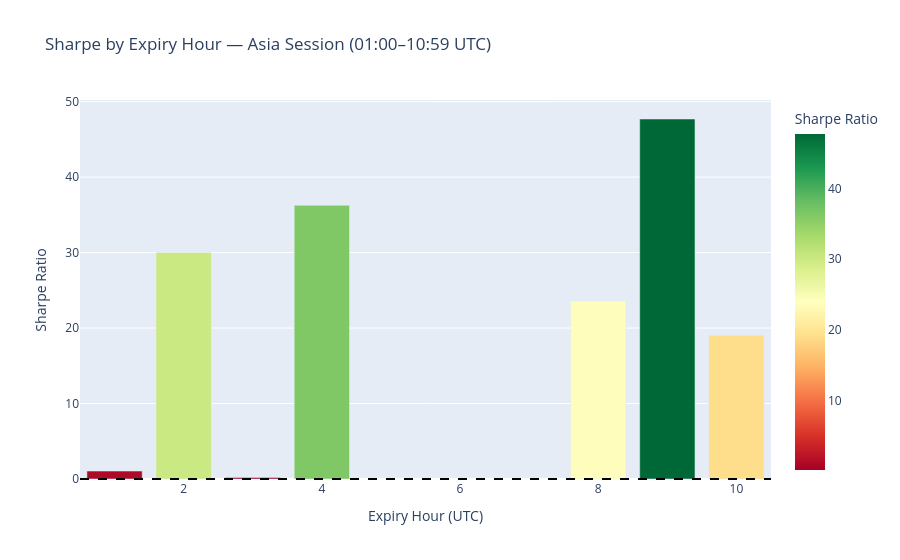

Notebook source saved alongside this figure:
### Markdown cell above
## Cross-Validation by UTC Expiry Hour (Asia window)

### Code cell
def cv_by_hour_asia(trades_df: pl.DataFrame) -> pd.DataFrame:
    rows = []
    for hour in ASIA_SESSION_HOURS:
        sub = trades_df.filter(pl.col("expiry_hour_utc") == hour)
        if len(sub) == 0:
            continue
        m = compute_metrics(sub)
        m["hour_utc"] = hour
        rows.append(m)
    return pd.DataFrame(rows).set_index("hour_utc")

hour_cv_asia = cv_by_hour_asia(trades)
display(hour_cv_asia[["n_trades", "sharpe_ratio", "win_rate_pct", "itm_rate_pct", "total_return_$"]])

fig_hour_asia = px.bar(
    hour_cv_asia.reset_index(), x="hour_utc", y="sharpe_ratio",
    color="sharpe_ratio", color_continuous_scale="RdYlGn",
    title="Sharpe by Expiry Hour — Asia Session (01:00–10:59 UTC)",
    labels={"hour_utc": "Expiry Hour (UTC)", "sharpe_ratio": "Sharpe Ratio"},
)
fig_hour_asia.add_hline(y=0, line_dash="dash", line_color="black")
fig_hour_asia.show()

### Figure 1 — Plotly figure (JSON) as saved in the notebook; plotly's stock layout.template omitted (floating-point values rounded to 4 significant figures)
{"data": [{"hovertemplate": "Expiry Hour (UTC)=%{x}<br>Sharpe Ratio=%{marker.color}<extra></extra>", "legendgroup": "", "marker": {"color": [1.048, 30.02, 0.199, 36.27, 23.58, 47.7, 19.05], "coloraxis": "coloraxis", "pattern": {"shape": ""}}, "name": "", "orientation": "v", "showlegend": false, "textposition": "auto", "x": [1, 2, 3, 4, 8, 9, 10], "xaxis": "x", "y": [1.048, 30.02, 0.199, 36.27, 23.58, 47.7, 19.05], "yaxis": "y", "type": "bar"}], "layout": {"xaxis": {"anchor": "y", "domain": [0.0, 1.0], "title": {"text": "Expiry Hour (UTC)"}}, "yaxis": {"anchor": "x", "domain": [0.0, 1.0], "title": {"text": "Sharpe Ratio"}}, "coloraxis": {"colorbar": {"title": {"text": "Sharpe Ratio"}}, "colorscale": [[0.0, "rgb(165,0,38)"], [0.1, "rgb(215,48,39)"], [0.2, "rgb(244,109,67)"], [0.3, "rgb(253,174,97)"], [0.4, "rgb(254,224,139)"], [0.5, "rgb(255,255,191)"], [0.6, "rgb(217,239,139)"], [0.7, "rgb(166,217,106)"], [0.8, "rgb(102,189,99)"], [0.9, "rgb(26,152,80)"], [1.0, "rgb(0,104,55)"]]}, "legend": {"tracegroupgap": 0}, "title": {"text": "Sharpe by Expiry Hour — Asia Session (01:00–10:59 UTC)"}, "barmode": "relative", "shapes": [{"line": {"color": "black", "dash": "dash"}, "type": "line", "x0": 0, "x1": 1, "xref": "x domain", "y0": 0, "y1": 0, "yref": "y"}]}}
